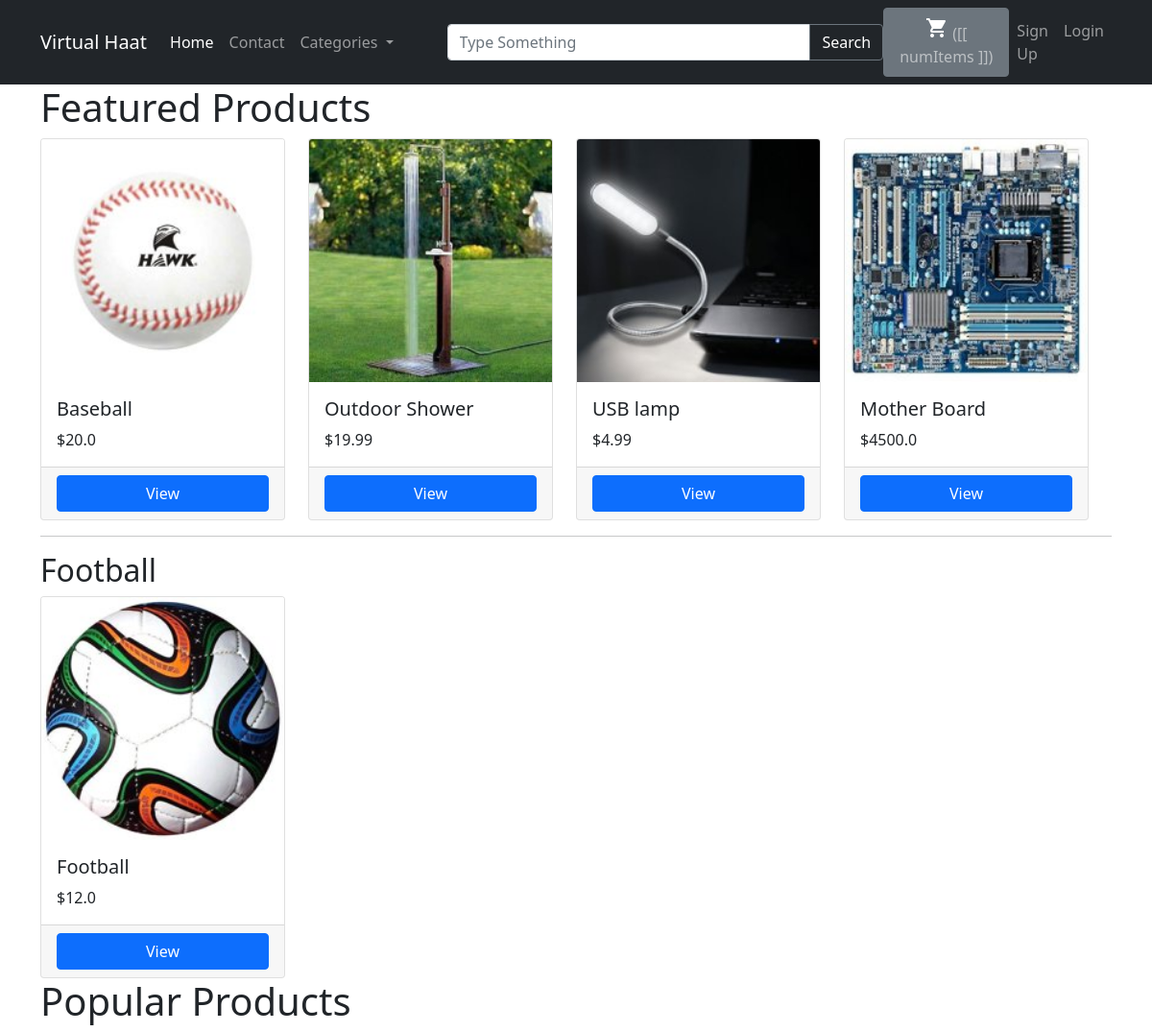
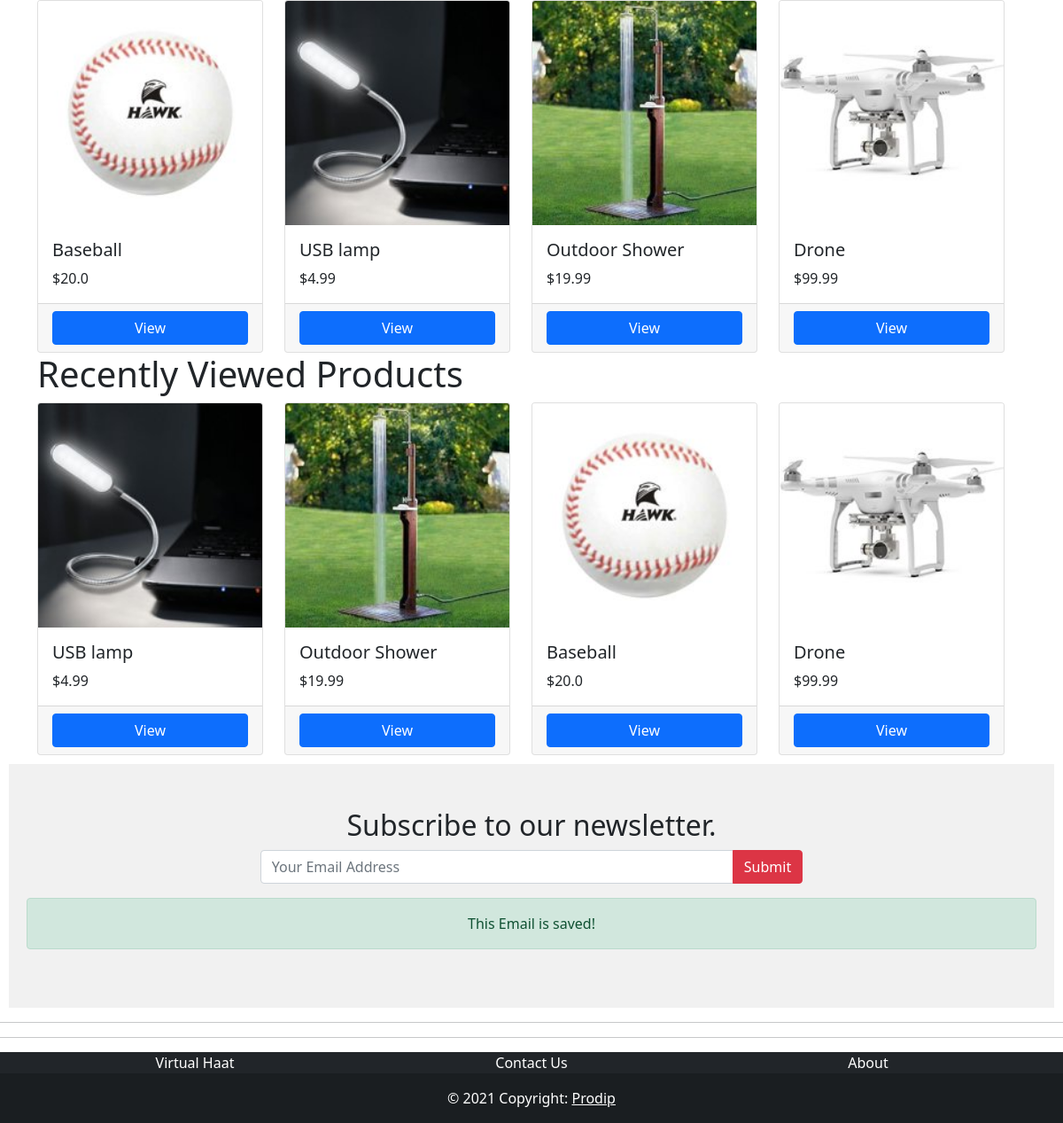
The page / on the database its author committed (2 pictures, top to bottom).
### apps/store/models.py (models this page shows, shortened)
class Product(models.Model):
    category = models.ForeignKey(Category, related_name='products', on_delete=models.CASCADE)
    parent = models.ForeignKey('self', related_name='variants', on_delete=models.CASCADE, blank=True, null=True)
    title = models.CharField(max_length=255)
    slug = models.SlugField(max_length=255)
    description = models.TextField(blank=True, null=True)
    price = models.FloatField()
    date_added = models.DateTimeField(auto_now_add=True)
    is_featured = models.BooleanField(default=False)
    num_available = models.IntegerField(default=1)
    num_visits = models.IntegerField(default=0)
    last_visit = models.DateTimeField(blank=True, null=True)
    image = models.ImageField(upload_to='uploads/', blank=True, null=True)
    thumbnail = models.ImageField(upload_to='thumbnails/', blank=True, null=True)
    class Meta:
        ordering = ('-date_added',)

class Category(models.Model):
    parent = models.ForeignKey('self', related_name='children', on_delete=models.CASCADE, blank=True,null=True)
    title = models.CharField(max_length=255)
    slug = models.SlugField(max_length=255)
    ordering = models.IntegerField(default=0)
    is_featured = models.BooleanField(default=False)
    class Meta:
        verbose_name_plural = 'Categories'
        ordering = ('ordering',)

### apps/core/views.py (the view)
# urls.py: path('', frontpage, name='frontpage'),
def frontpage(request):
    products = Product.objects.filter(is_featured=True)
    featured_categories = Category.objects.filter(is_featured=True) #Problem!!!
    popular_products = Product.objects.all().order_by('-num_visits')[0:4]
    recently_viewed_products = Product.objects.all().order_by('-last_visit')[0:4]
    context = {
        'products':products,
        'featured_categories': featured_categories,
        'popular_products': popular_products,
        'recently_viewed_products': recently_viewed_products
    }
    return render(request, 'frontpage.html', context)

### apps/cart/cart.py (called while the page is built)
    def get_total_length(self):
        if self.cart.values():
            return sum(int(item['quantity']) for item in self.cart.values())
        else:
            return 0

    def get_total_cost(self):
        try:
            return sum(float(item['total_price']) for item in self.cart.values())
        except Exception:
            return 0

### apps/cart/context_processors.py (called while the page is built)
def cart(request):
    return {'cart': Cart(request)}

### apps/store/context_processors.py (called while the page is built)
def menu_categories(request):
    categories = Category.objects.filter(parent=None)
    return {'menu_categories':categories}

### apps/core/templates/frontpage.html (shortened to what this page needs)
{% extends 'base.html' %}
{% block content %}
    <h1>Featured Products</h1>
    <div class="row">
    {% with products as list_products %}
        {% include 'parts/product_list.html' %}
    {% endwith %}
    </div>
    <hr>
    <div class="row">
    {% for category in featured_categories %}
        <h2>{{ category.title }}</h2>
        {% with category.products.all|slice:":3" as list_products %}
            {% include 'parts/product_list.html' %}
        {% endwith %}
    {% endfor %}
    </div>
    <h1>Popular Products</h1>
    <div class="row">
    {% with popular_products as list_products %}
        {% include 'parts/product_list.html' %}
    {% endwith %}
    </div>
    <h1>Recently Viewed Products</h1>
    <div class="row">
    {% with recently_viewed_products as list_products %}
        {% include 'parts/product_list.html' %}
    {% endwith %}
    </div>
{% endblock %}

### apps/core/templates/base.html (shortened to what this page needs)
{% load static %}
<!DOCTYPE html>
<html lang="en">
<head>
    <link href="https://cdn.jsdelivr.net/npm/bootstrap@5.0.0-beta3/dist/css/bootstrap.min.css" rel="stylesheet">
    <link rel="stylesheet" href="{% static 'main.css' %}">
</head>
<body>
<nav class="navbar navbar-expand-lg navbar-dark bg-dark">
  <div class="container">
    <a class="navbar-brand" href="{% url 'frontpage' %}">Virtual Haat</a>
    <div class="collapse navbar-collapse" id="navbarSupportedContent">
      <ul class="navbar-nav me-5 mb-2 mb-lg-0">
        <li class="nav-item">
          <a class="nav-link active" aria-current="page" href="#">Home</a>
        </li>
        <li class="nav-item">
          <a class="nav-link" href="{% url 'contactpage' %}">Contact</a>
        </li>
        <li class="nav-item dropdown">
          <a class="nav-link dropdown-toggle" href="#" id="navbarDropdown" role="button" data-bs-toggle="dropdown" aria-expanded="false">
            Categories
          </a>
        </li>
      </ul>
      <form method="GET" action="{% url 'search' %}" class="d-flex">
          <div class="input-group">
            <input size="45" class="form-control" type="search" placeholder="Type Something" aria-label="Search" name="query">
            <button class="btn btn-outline-secondary text-white" type="submit">Search</button>
          </div>
      </form>
    <ul class="navbar-nav ms-auto">
        <li class="nav-item" id="navbarapp">
            <a href="{% url 'cart' %}" class="nav-link btn btn-secondary">
                <span class="material-icons text-white">shopping_cart</span> ([[ numItems ]])
            </a>
        </li>
    </ul>
    {% if request.user.is_authenticated %}
        <ul class="navbar-nav">
            <li class="nav-item">
                <a href="{% url 'myaccount' %}" class="nav-link">My account</a>
            </li>
        </ul>
    {% else %}
        <ul class="navbar-nav">
            <li class="nav-item">
                <a class="nav-link" href="{% url 'signup' %}">Sign Up</a>
            </li>
            <li class="nav-item">
                <a class="nav-link" href="{% url 'login' %}">Login</a>
            </li>
        </ul>
    {% endif %}
    </div>
  </div>
</nav>
<div class="container">
    {% block content %}
    {% endblock %}
</div>
{% include 'parts/newsletter.html' %}
<hr><hr>
<footer class="bg-dark text-white text-center text-lg-start">
    <div class="container">
    <div class="row">
        <div class="col text-center">
            <a class="text-white" style="text-decoration: none" href="{% url 'frontpage' %}">Virtual Haat</a>
        </div>
        <div class="col text-center">
            <a class="text-white" style="text-decoration: none" href="{% url 'contactpage' %}">Contact Us</a>
        </div>
        <div class="col text-center">
            <a class="text-white" style="text-decoration: none" href="{% url 'about' %}">About</a>
        </div>
    </div>
    </div>
  <div class="text-center p-3" style="background-color: rgba(0, 0, 0, 0.2);">
    © 2021 Copyright:
    <a class="text-white " href="https://mdbootstrap.com/">Prodip</a>
  </div>
</footer>
</body>
</html>

### apps/store/templates/parts/product_list.html
<div class="row">
{% for p in list_products %}
    <div class="col-sm-3">
        <div class="card">
            {% if p.image %}
                <img src="{{ p.thumbnail.url }}" class="card-img-top" alt="...">
            {% endif %}
          <div class="card-body">
            <h5 class="card-title">{{ p.title }}</h5>
            <p class="card-text">${{ p.price }}</p>
          </div>
          <div class="card-footer">
              <div class="d-grid gap-2">
                <a href="{% url 'product_detail' p.category.slug p.slug %}" class="btn btn-primary">View</a>
              </div>
          </div>
        </div>
    </div>
{% endfor %}
</div>

### apps/core/templates/parts/newsletter.html (shortened to what this page needs)
<div class="newsletter-wrapper" id="newsletter-wrapper">
    <h2>Subscribe to our newsletter.</h2>
    <div class="d-flex justify-content-center">
    <form v-on:submit.prevent="onSubmit">
        <div class="input-group">
            <input size="50" type="email" v-model="email" class="form-control" placeholder="Your Email Address">
            <button class="btn btn-danger" type="submit">Submit</button>
        </div>
    </form>
        </div>
    <div class="alert alert-success mt-3" v-if="showSuccess">
            This Email is saved!
        </div>
</div>

### static/main.css (style rules this page uses)
.newsletter-wrapper { padding: 50px 20px; margin: 10px 10px; text-align: center; background: #f1f1f1; }

### rows shown on the page
Product: thumbnail (picture), title "Baseball", price "20.0"
Product: thumbnail (picture), title "Outdoor Shower", price "19.99"
Product: thumbnail (picture), title "USB lamp", price "4.99"
Product: thumbnail (picture), title "Mother Board", price "4500.0"
Category: title "Football"
Product: thumbnail (picture), title "Football", price "12.0"
Product: thumbnail (picture), title "Drone", price "99.99"
